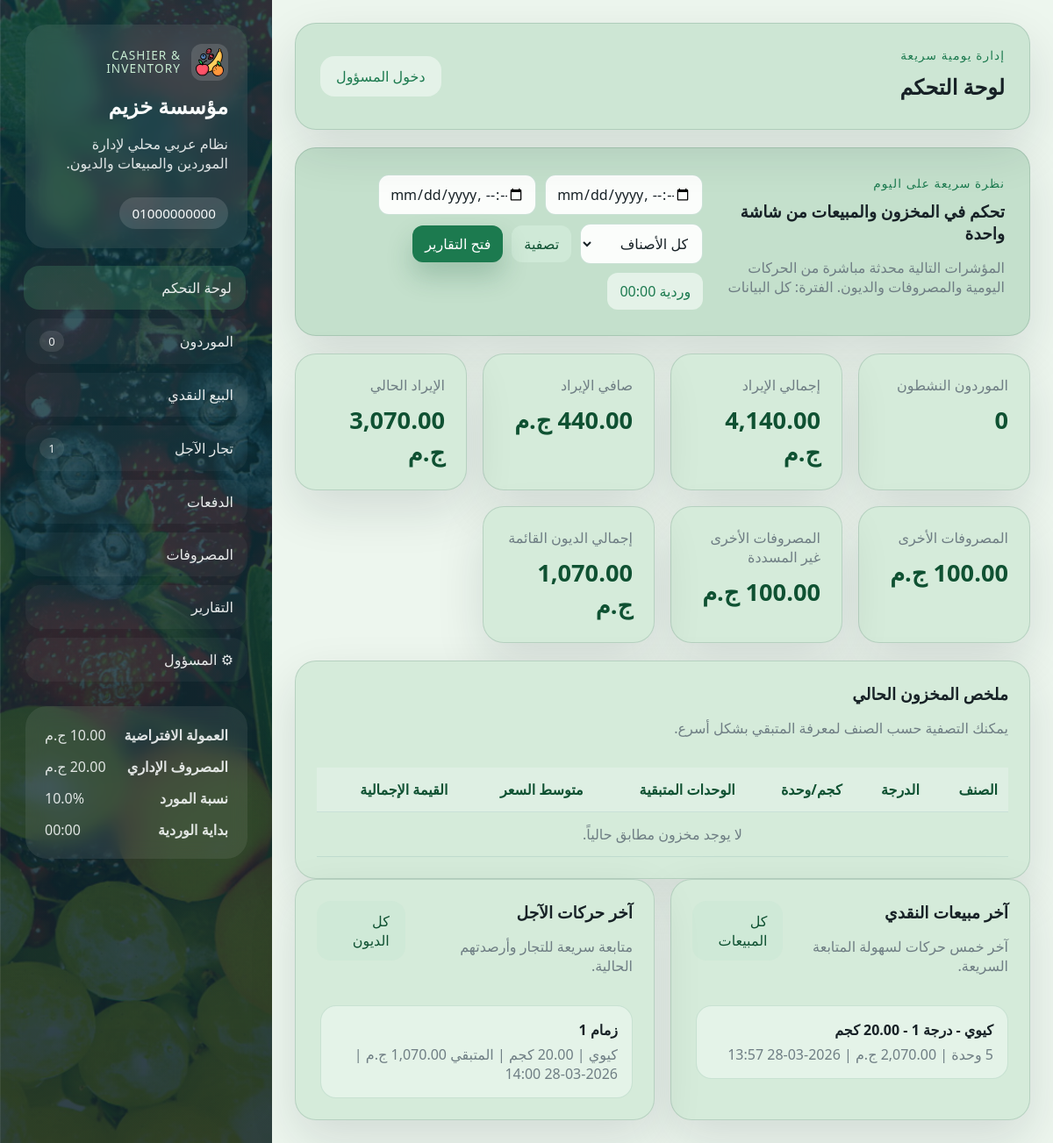
Page /dashboard on the earlier database version.
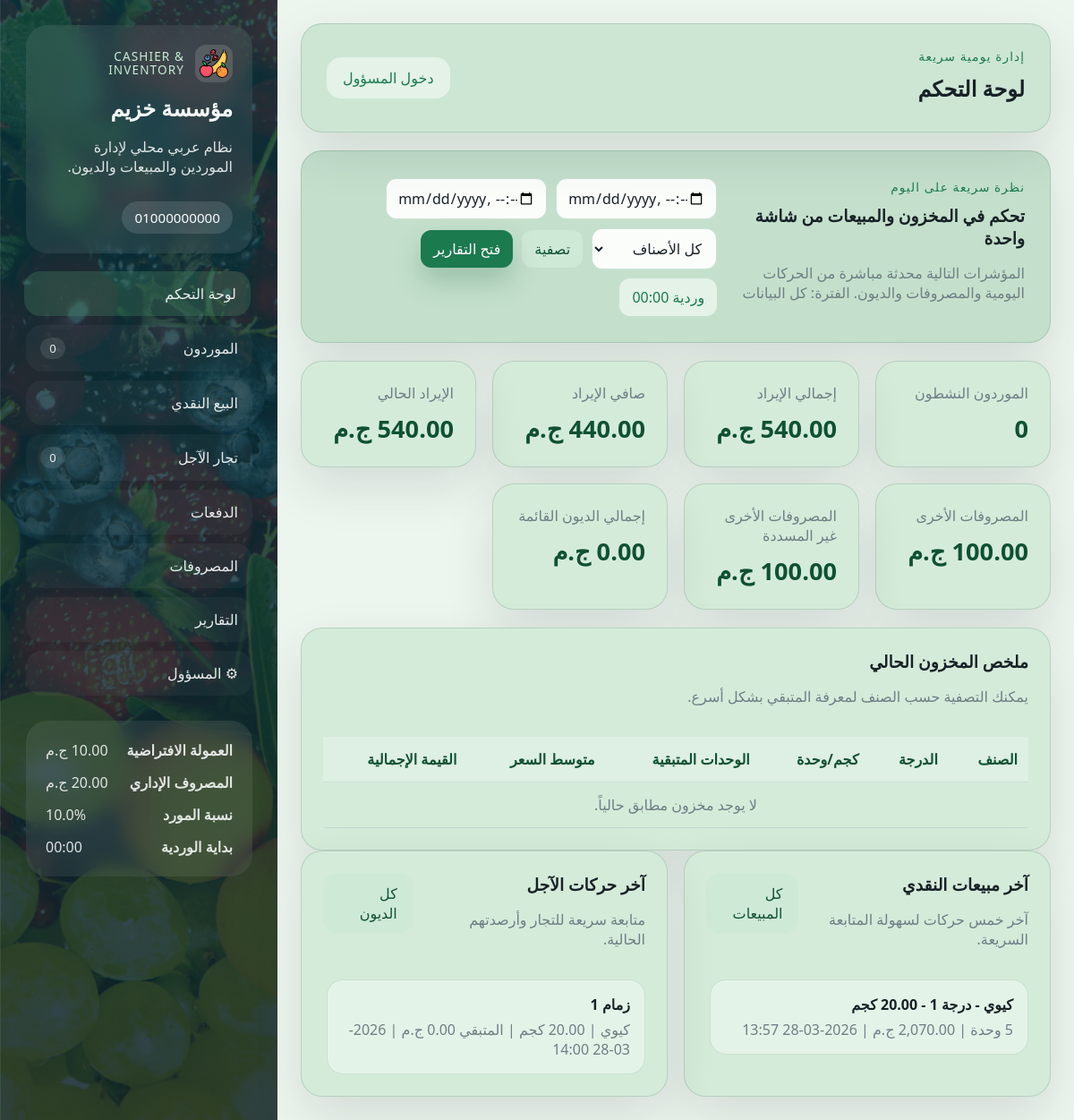
Same page on the later database version.
### models/settings.py (models this page shows)
class Settings(Base):
    __tablename__ = "settings"
    id: Mapped[int] = mapped_column(Integer, primary_key=True)
    company_name: Mapped[str] = mapped_column(String(120), nullable=False)
    phone_number: Mapped[str] = mapped_column(String(255), nullable=False)
    commission_per_unit: Mapped[float] = mapped_column(Float, nullable=False, default=0.0)
    admin_expense: Mapped[float] = mapped_column(Float, nullable=False, default=0.0)
    supplier_profit_percentage: Mapped[float] = mapped_column(Float, nullable=False, default=0.0)
    shift_cutoff_time: Mapped[str] = mapped_column(String(5), nullable=False, default="00:00")
    admin_password: Mapped[str] = mapped_column(String(255), nullable=False)

### models/retail_transaction.py (models this page shows)
class RetailTransaction(Base):
    __tablename__ = "retail_transactions"
    id: Mapped[int] = mapped_column(Integer, primary_key=True)
    date: Mapped[datetime] = mapped_column(DateTime, nullable=False, default=datetime.now)
    fruit_name: Mapped[str] = mapped_column(String(120), nullable=False)
    units_count: Mapped[int] = mapped_column(Integer, nullable=False)
    class_number: Mapped[str] = mapped_column(String(50), nullable=False)
    kilograms_per_unit: Mapped[float] = mapped_column(Float, nullable=False, default=0.0)
    original_price_per_unit: Mapped[float] = mapped_column(Float, nullable=False)
    discount_per_unit: Mapped[float] = mapped_column(Float, nullable=False, default=0.0)
    discount_mode: Mapped[str] = mapped_column(String(20), nullable=False, default="commission")
    price_per_unit: Mapped[float] = mapped_column(Float, nullable=False)
    commission_per_unit: Mapped[float] = mapped_column(Float, nullable=False, default=0.0)
    admin_expense: Mapped[float] = mapped_column(Float, nullable=False, default=0.0)
    total_price: Mapped[float] = mapped_column(Float, nullable=False)
    final_price: Mapped[float] = mapped_column(Float, nullable=False)
    notes: Mapped[str | None] = mapped_column(Text, nullable=True)

### models/special_retailer.py (models this page shows)
class SpecialRetailer(Base):
    __tablename__ = "special_retailers"
    id: Mapped[int] = mapped_column(Integer, primary_key=True)
    date: Mapped[datetime] = mapped_column(DateTime, nullable=False, default=datetime.now)
    retailer_name: Mapped[str] = mapped_column(String(120), nullable=False)
    fruit_name: Mapped[str] = mapped_column(String(120), nullable=False)
    units_count: Mapped[int] = mapped_column(Integer, nullable=False)
    class_number: Mapped[str] = mapped_column(String(50), nullable=False)
    kilograms_per_unit: Mapped[float] = mapped_column(Float, nullable=False, default=0.0)
    original_price_per_unit: Mapped[float] = mapped_column(Float, nullable=False)
    discount_per_unit: Mapped[float] = mapped_column(Float, nullable=False, default=0.0)
    discount_mode: Mapped[str] = mapped_column(String(20), nullable=False, default="commission")
    price_per_unit: Mapped[float] = mapped_column(Float, nullable=False)
    commission_per_unit: Mapped[float] = mapped_column(Float, nullable=False, default=0.0)
    admin_expense: Mapped[float] = mapped_column(Float, nullable=False, default=0.0)
    total_price: Mapped[float] = mapped_column(Float, nullable=False)
    total_paid: Mapped[float] = mapped_column(Float, nullable=False, default=0.0)
    remaining_balance: Mapped[float] = mapped_column(Float, nullable=False)
    status: Mapped[str] = mapped_column(String(20), nullable=False, default="unpaid")
    notes: Mapped[str | None] = mapped_column(Text, nullable=True)
    payments = relationship(
        "Payment", back_populates="retailer", cascade="all, delete-orphan", order_by="Payment.payment_date.desc()"
    )

### routes/admin_routes.py (the view)
@admin_bp.route("/dashboard")
def dashboard():
    db_session = get_session()
    date_from = request.args.get("date_from", "").strip()
    date_to = request.args.get("date_to", "").strip()
    selected_fruit = request.args.get("fruit", "").strip() or None
    fruits_query = db_session.query(Supplier.fruit_name).distinct().order_by(Supplier.fruit_name.asc())
    fruits_query = apply_date_range(fruits_query, Supplier.date, date_from or None, date_to or None)
    fruits = [row[0] for row in fruits_query.all()]
    recent_retail_query = db_session.query(RetailTransaction)
    recent_retail_query = apply_date_range(
        recent_retail_query,
        RetailTransaction.date,
        date_from or None,
        date_to or None,
    )
    recent_retail = recent_retail_query.order_by(
        RetailTransaction.date.desc(), RetailTransaction.id.desc()
    ).limit(5).all()
    recent_debt_query = db_session.query(SpecialRetailer)
    recent_debt_query = apply_date_range(
        recent_debt_query,
        SpecialRetailer.date,
        date_from or None,
        date_to or None,
    )
    recent_debt = recent_debt_query.order_by(
        SpecialRetailer.date.desc(), SpecialRetailer.id.desc()
    ).limit(5).all()
    context = {
        **build_base_context(db_session),
        "page_title": "لوحة التحكم",
        "metrics": dashboard_metrics(db_session, date_from or None, date_to or None),
        "inventory_rows": inventory_summary(db_session, selected_fruit, date_from or None, date_to or None),
        "fruit_options": fruits,
        "selected_fruit": selected_fruit or "",
        "recent_retail": recent_retail,
        "recent_debt": recent_debt,
        "date_from": date_from,
        "date_to": date_to,
        "period_label": filtered_period_label(date_from or None, date_to or None),
    }
    return render_template("dashboard.html", **context)

### templates/dashboard.html (shortened to what this page needs)
{% extends "base.html" %}
{% block content %}
<section class="hero-panel">
    <div>
        <span class="eyebrow">نظرة سريعة على اليوم</span>
        <h3>تحكم في المخزون والمبيعات من شاشة واحدة</h3>
        <p>المؤشرات التالية محدثة مباشرة من الحركات اليومية والمصروفات والديون. {{ period_label }}</p>
    </div>
    <form class="inline-form" method="get">
        <input type="datetime-local" name="date_from" value="{{ date_from }}">
        <input type="datetime-local" name="date_to" value="{{ date_to }}">
        <select name="fruit">
            <option value="">كل الأصناف</option>
        </select>
        <button class="btn btn-secondary" type="submit">تصفية</button>
        <a class="btn btn-primary" href="{{ url_for('admin.reports', date_from=date_from or None, date_to=date_to or None) }}">فتح التقارير</a>
    </form>
</section>
<section class="kpi-grid">
    <article class="kpi-card">
        <span>الموردون النشطون</span>
        <strong>{{ metrics.active_suppliers }}</strong>
    </article>
    <article class="kpi-card">
        <span>إجمالي الإيراد</span>
        <strong>{{ metrics.total_revenue|currency }}</strong>
    </article>
    <article class="kpi-card">
        <span>صافي الإيراد</span>
        <strong>{{ metrics.net_revenue|currency }}</strong>
    </article>
    <article class="kpi-card">
        <span>الإيراد الحالي</span>
        <strong>{{ metrics.current_revenue|currency }}</strong>
    </article>
    <article class="kpi-card">
        <span>المصروفات الأخرى</span>
        <strong>{{ metrics.other_expenses_total|currency }}</strong>
    </article>
    <article class="kpi-card">
        <span>المصروفات الأخرى غير المسددة</span>
        <strong>{{ metrics.unpaid_other_expenses_total|currency }}</strong>
    </article>
    <article class="kpi-card">
        <span>إجمالي الديون القائمة</span>
        <strong>{{ metrics.outstanding_debt|currency }}</strong>
    </article>
</section>
<section class="content-grid single-wide">
    <article class="panel full-span">
        <div class="panel-head">
            <div>
                <h3>ملخص المخزون الحالي</h3>
                <p>يمكنك التصفية حسب الصنف لمعرفة المتبقي بشكل أسرع.</p>
            </div>
        </div>
        <div class="table-wrap records-scroll">
            <table>
                <thead>
                    <tr>
                        <th>الصنف</th>
                        <th>الدرجة</th>
                        <th>كجم/وحدة</th>
                        <th>الوحدات المتبقية</th>
                        <th>متوسط السعر</th>
                        <th>القيمة الإجمالية</th>
                    </tr>
                </thead>
                <tbody>
                    {% for row in inventory_rows %}
                        <tr>
                            <td>{{ row.fruit_name }}</td>
                            <td>{{ row.class_number }}</td>
                            <td>{{ '%.2f'|format(row.kilograms_per_unit) }}</td>
                            <td>{{ row.remaining_units }}</td>
                            <td>{{ row.avg_price|currency }}</td>
                            <td>{{ row.total_value|currency }}</td>
                        </tr>
                    {% else %}
                        <tr><td colspan="6" class="empty-state">لا يوجد مخزون مطابق حالياً.</td></tr>
                    {% endfor %}
                </tbody>
            </table>
        </div>
    </article>
</section>
<section class="content-grid dashboard-bottom-grid">
    <article class="panel">
        <div class="panel-head">
            <div>
                <h3>آخر مبيعات النقدي</h3>
                <p>آخر خمس حركات لسهولة المتابعة السريعة.</p>
            </div>
            <a class="btn btn-secondary" href="{{ url_for('retail.retail') }}">كل المبيعات</a>
        </div>
        <div class="mini-list records-scroll-list">
            {% for item in recent_retail %}
                <a class="mini-item" href="{{ url_for('retail.retail_receipt', transaction_id=item.id) }}">
                    <strong>{{ item.fruit_name }} - درجة {{ item.class_number }} - {{ '%.2f'|format(item.kilograms_per_unit) }} كجم</strong>
                    <span>{{ item.units_count }} وحدة | {{ item.final_price|currency }} | {{ item.date|date_ar }}</span>
                </a>
            {% else %}
                <div class="empty-state">لا توجد مبيعات نقدية بعد.</div>
            {% endfor %}
        </div>
    </article>
    <article class="panel">
        <div class="panel-head">
            <div>
                <h3>آخر حركات الآجل</h3>
                <p>متابعة سريعة للتجار وأرصدتهم الحالية.</p>
            </div>
            <a class="btn btn-secondary" href="{{ url_for('special_retailers.special_retailers') }}">كل الديون</a>
        </div>
        <div class="mini-list records-scroll-list">
            {% for item in recent_debt %}
                <a class="mini-item" href="{{ url_for('payments.payments', retailer=item.id) }}">
                    <strong>{{ item.retailer_name }}</strong>
                    <span>{{ item.fruit_name }} | {{ '%.2f'|format(item.kilograms_per_unit) }} كجم | المتبقي {{ item.remaining_balance|currency }} | {{ item.date|date_ar }}</span>
                </a>
            {% else %}
                <div class="empty-state">لا توجد حركات آجل بعد.</div>
            {% endfor %}
        </div>
    </article>
</section>
{% endblock %}

### templates/base.html (shortened to what this page needs)
<!doctype html>
<html lang="ar" dir="rtl">
<head>
    <link rel="stylesheet" href="{{ url_for('static', filename='css/style.css') }}">
</head>
<body
    data-shift-cutoff="{{ shift_cutoff_range.cutoff }}"
    data-shift-start="{{ shift_cutoff_range.start }}"
    data-shift-end="{{ shift_cutoff_range.end }}"
>
    <div class="page-shell">
        <aside class="sidebar">
            <div class="brand-card">
                <div class="brand-kicker-row">
                    <img class="brand-logo" src="{{ url_for('static', filename='fruitsIcon.png') }}" alt="شعار النظام">
                    <span class="brand-kicker">Cashier & Inventory</span>
                </div>
                <h1>{{ settings.company_name }}</h1>
                <p>نظام عربي محلي لإدارة الموردين والمبيعات والديون.</p>
                <div class="brand-meta-stack">
                    {% for phone in phone_numbers %}
                        <div class="meta-pill">{{ phone }}</div>
                    {% endfor %}
                </div>
            </div>
            <nav class="nav-links">
                <a class="{{ 'active' if request.endpoint == 'admin.dashboard' else '' }}" href="{{ url_for('admin.dashboard') }}">لوحة التحكم</a>
                <a class="{{ 'active' if request.endpoint == 'suppliers.suppliers' else '' }}" href="{{ url_for('suppliers.suppliers') }}">الموردون <span>{{ nav_badges.open_suppliers }}</span></a>
                <a class="{{ 'active' if request.endpoint == 'retail.retail' else '' }}" href="{{ url_for('retail.retail') }}">البيع النقدي</a>
                <a class="{{ 'active' if request.endpoint == 'special_retailers.special_retailers' else '' }}" href="{{ url_for('special_retailers.special_retailers') }}">تجار الآجل <span>{{ nav_badges.unpaid_retailers }}</span></a>
                <a class="{{ 'active' if request.endpoint == 'payments.payments' else '' }}" href="{{ url_for('payments.payments') }}">الدفعات</a>
                <a class="{{ 'active' if request.endpoint == 'expenses.expenses' else '' }}" href="{{ url_for('expenses.expenses') }}">المصروفات</a>
                <a class="{{ 'active' if request.endpoint == 'admin.reports' else '' }}" href="{{ url_for('admin.reports') }}">التقارير</a>
                <a class="{{ 'active' if request.endpoint in ['admin.admin_panel', 'admin.login'] else '' }}" href="{{ url_for('admin.admin_panel' if is_admin else 'admin.login') }}">&#9881; المسؤول</a>
            </nav>
            <div class="settings-card sidebar-spacer">
                <div>
                    <strong>العمولة الافتراضية</strong>
                    <span>{{ settings.commission_per_unit|currency }}</span>
                </div>
                <div>
                    <strong>المصروف الإداري</strong>
                    <span>{{ settings.admin_expense|currency }}</span>
                </div>
                <div>
                    <strong>نسبة المورد</strong>
                    <span>{{ settings.supplier_profit_percentage }}%</span>
                </div>
                <div>
                    <strong>بداية الوردية</strong>
                    <span>{{ settings.shift_cutoff_time }}</span>
                </div>
            </div>
        </aside>
        <main class="main-content">
            <header class="topbar">
                <div>
                    <span class="topbar-label">إدارة يومية سريعة</span>
                    <h2>{{ page_title or "نظام الكاشير" }}</h2>
                </div>
                <div class="topbar-actions">
                    {% if is_admin %}
                        <form method="post" action="{{ url_for('admin.logout') }}">
                            <button class="btn btn-ghost" type="submit">تسجيل الخروج</button>
                        </form>
                    {% else %}
                        <a class="btn btn-ghost" href="{{ url_for('admin.login') }}">دخول المسؤول</a>
                    {% endif %}
                </div>
            </header>
            {% block content %}{% endblock %}
        </main>
    </div>
</body>
</html>

Differences in the rows shown:
changed SpecialRetailer "زمام 1": remaining_balance "1,070.00 ج.م" → "0.00 ج.م"
Other differences:
{{ nav_badges.unpaid_retailers }}: "1" → "0"
{{ metrics.total_revenue|currency }}: "4,140.00 ج.م" → "540.00 ج.م"
{{ metrics.current_revenue|currency }}: "3,070.00 ج.م" → "540.00 ج.م"
{{ metrics.outstanding_debt|currency }}: "1,070.00 ج.م" → "0.00 ج.م"
